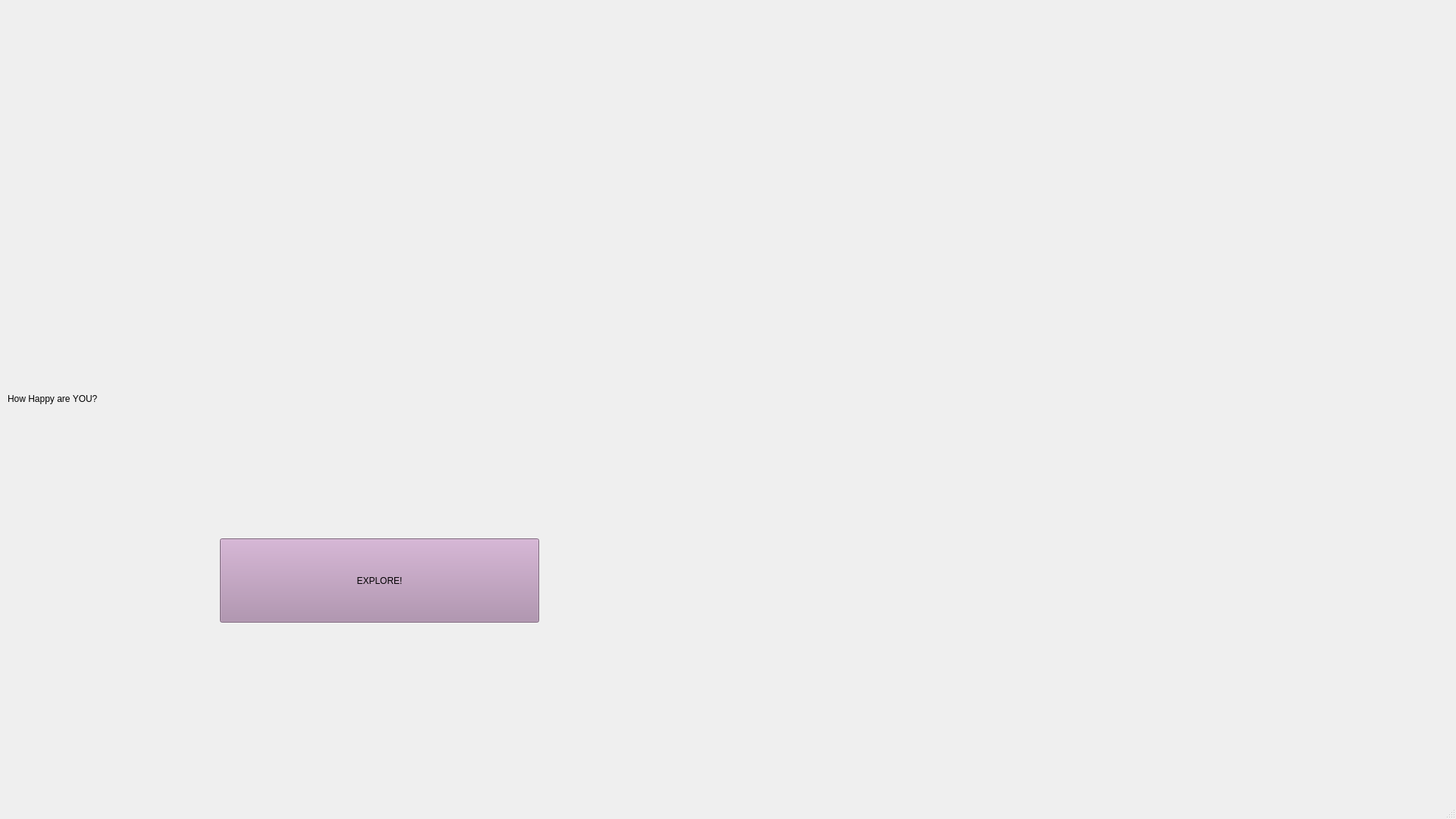
<?xml version="1.0" encoding="UTF-8"?>
<ui version="4.0">
 <class>WelcomePage</class>
 <widget class="QMainWindow" name="WelcomePage">
  <property name="geometry">
   <rect>
    <x>0</x>
    <y>0</y>
    <width>1920</width>
    <height>1080</height>
   </rect>
  </property>
  <property name="minimumSize">
   <size>
    <width>1920</width>
    <height>1080</height>
   </size>
  </property>
  <property name="maximumSize">
   <size>
    <width>1920</width>
    <height>1080</height>
   </size>
  </property>
  <property name="windowTitle">
   <string>WelcomePage</string>
  </property>
  <widget class="QWidget" name="centralwidget">
   <widget class="QLabel" name="label">
    <property name="geometry">
     <rect>
      <x>0</x>
      <y>0</y>
      <width>1920</width>
      <height>1080</height>
     </rect>
    </property>
    <property name="minimumSize">
     <size>
      <width>1920</width>
      <height>1080</height>
     </size>
    </property>
    <property name="maximumSize">
     <size>
      <width>1920</width>
      <height>1080</height>
     </size>
    </property>
    <property name="text">
     <string/>
    </property>
    <property name="pixmap">
     <pixmap>../Images/rsz_1boy.jpg</pixmap>
    </property>
   </widget>
   <widget class="QLabel" name="label_2">
    <property name="geometry">
     <rect>
      <x>10</x>
      <y>450</y>
      <width>1141</width>
      <height>151</height>
     </rect>
    </property>
    <property name="styleSheet">
     <string notr="true">font: 90pt &quot;Kokila&quot;;</string>
    </property>
    <property name="text">
     <string>How Happy are YOU?</string>
    </property>
   </widget>
   <widget class="QPushButton" name="Explore">
    <property name="geometry">
     <rect>
      <x>290</x>
      <y>710</y>
      <width>421</width>
      <height>111</height>
     </rect>
    </property>
    <property name="toolTip">
     <string>Dive into the details</string>
    </property>
    <property name="toolTipDuration">
     <number>-2</number>
    </property>
    <property name="styleSheet">
     <string notr="true">background-color: rgb(175, 141, 174);
font: 75 36pt &quot;Kokila&quot;;</string>
    </property>
    <property name="text">
     <string>EXPLORE!</string>
    </property>
   </widget>
  </widget>
  <widget class="QMenuBar" name="menubar">
   <property name="geometry">
    <rect>
     <x>0</x>
     <y>0</y>
     <width>1920</width>
     <height>26</height>
    </rect>
   </property>
  </widget>
  <widget class="QStatusBar" name="statusbar"/>
 </widget>
 <resources/>
 <connections/>
</ui>
